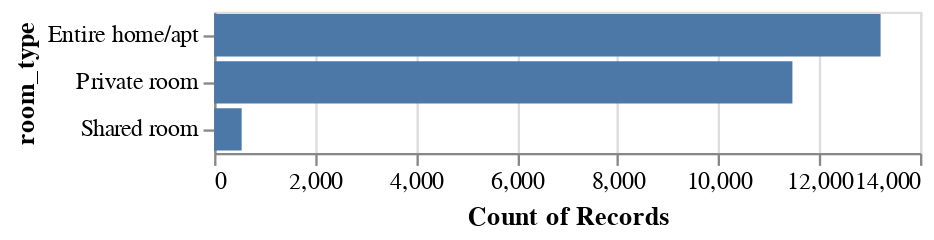

Notebook code for this chart:
### Code cell
bar_room_type

### Figure 1 — Vega specification as saved in the notebook (floating-point values rounded to 4 significant figures)
{"$schema": "https://vega.github.io/schema/vega/v5.json", "data": [{"name": "source_0"}, {"name": "data_0", "values": [{"__count": 11469, "room_type": "Private room"}, {"__count": 13218, "room_type": "Entire home/apt"}, {"__count": 546, "room_type": "Shared room"}]}, {"name": "data_0_x_domain___count", "values": [{"min": 546, "max": 13218}]}, {"name": "source_0_y_domain_room_type", "values": [{"room_type": "Private room", "sort_field": 11469}, {"room_type": "Entire home/apt", "sort_field": 13218}, {"room_type": "Shared room", "sort_field": 546}]}], "signals": [{"name": "y_step", "value": 20}, {"name": "height", "update": "bandspace(domain('y').length, 0.1, 0.05) * y_step"}], "marks": [{"type": "rect", "name": "marks", "from": {"data": "data_0"}, "encode": {"update": {"height": {"signal": "max(0.25, bandwidth('y'))"}, "fill": {"value": "#4c78a8"}, "x2": {"value": 0, "scale": "x"}, "x": {"field": "__count", "scale": "x"}, "y": {"field": "room_type", "scale": "y"}}}, "style": ["bar"]}], "scales": [{"name": "x", "type": "linear", "domain": [{"signal": "(data(\"data_0_x_domain___count\")[0] || {}).min"}, {"signal": "(data(\"data_0_x_domain___count\")[0] || {}).max"}], "range": [0, {"signal": "width"}], "zero": true, "nice": true}, {"name": "y", "type": "band", "domain": {"data": "source_0_y_domain_room_type", "field": "room_type", "sort": {"op": "max", "field": "sort_field", "order": "descending"}}, "range": {"step": {"signal": "y_step"}}, "paddingInner": 0.1, "paddingOuter": 0.05}], "axes": [{"scale": "x", "gridScale": "y", "tickCount": {"signal": "ceil(width/40)"}, "labels": false, "maxExtent": 0, "aria": false, "minExtent": 0, "ticks": false, "zindex": 0, "grid": true, "orient": "bottom", "domain": false}, {"scale": "x", "grid": false, "title": "Count of Records", "labelFlush": true, "tickCount": {"signal": "ceil(width/40)"}, "orient": "bottom", "labelOverlap": true, "zindex": 0}, {"scale": "y", "orient": "left", "zindex": 0, "title": "room_type", "grid": false}], "background": "white", "padding": 5, "style": "cell", "width": 300}
